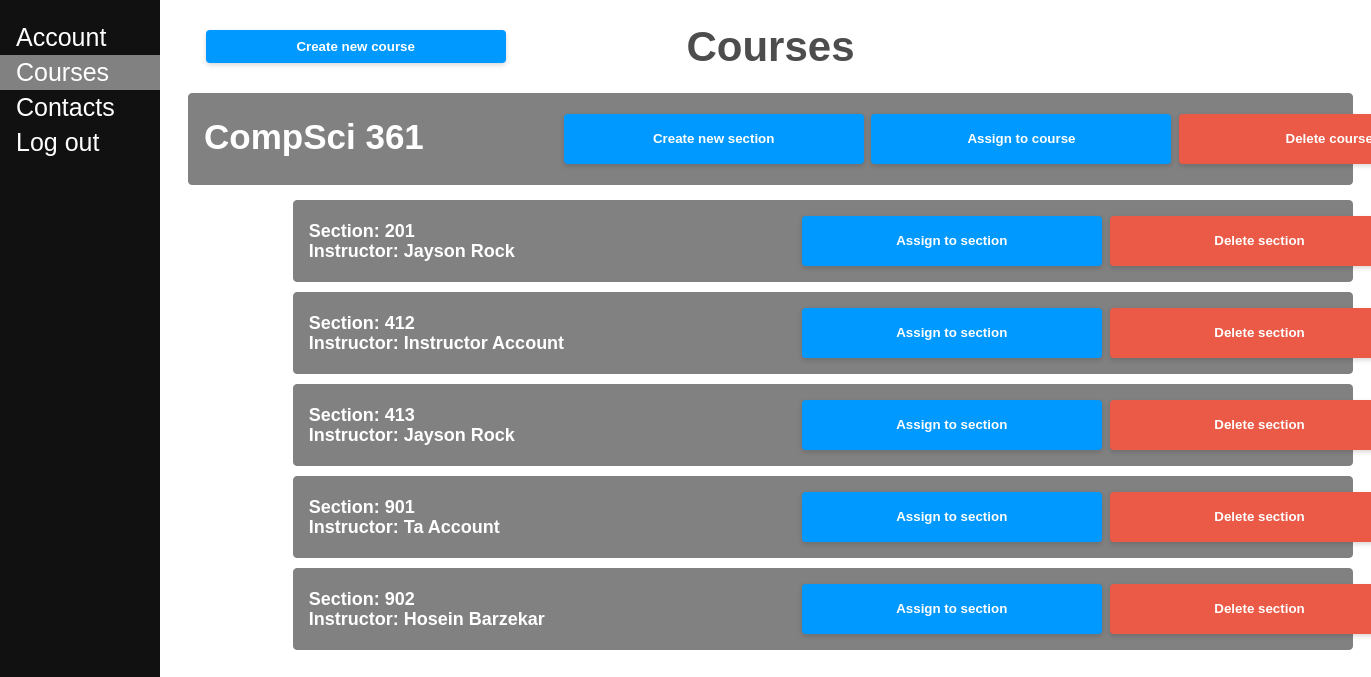
Page /course/ (signed in) on the committed database.
### ourapp/models.py (models this page shows, shortened)
class MyCourse(models.Model):
    name = models.CharField(max_length=100, default=None)
    number = models.IntegerField(default=None)
    people = models.ManyToManyField(MyUser, default=None, blank=True)

class MySection(models.Model):
    course = models.ForeignKey(MyCourse, on_delete=models.CASCADE, default=None)
    number = models.IntegerField(default=None)
    teacher = models.ForeignKey(MyUser, on_delete=models.CASCADE, default=None, null=True, blank=True)

class MyUser(models.Model):
    first_name = models.CharField(max_length=100, default=None)
    last_name = models.CharField(max_length=100, default=None)
    password = models.CharField(max_length=100, default=None)
    address = models.CharField(max_length=100, default=None)
    email = models.EmailField(default=None)
    phone_number = models.CharField(max_length=15, default=None)
    role = models.CharField(max_length=100, default=None, choices=Role.choices)
    skills = models.ManyToManyField(Skill, default=None, blank=True)

### ourapp/views.py (the view, shortened to what this page needs)
# urls.py: path('course/', Course.as_view(), name='course'),
class Course(View):
    def get(self, request):
        ValidSession = validate_session(request)
        if not ValidSession:
            return redirect("/")
        courses = MyCourse.objects.all()
        sections = MySection.objects.all()
        request.session['submitted'] = False
        accounts = MyUser.objects.filter(role__in=['instructor', 'ta'])
        return render(request, "course.html", {"courses": courses, "accounts": accounts, "sections": sections})

### ourapp/helper_methods.py (called while the page is built)
def validate_session(request):
    try:
        key = request.session['name']
    except:
        return False
    return True

### ourapp/templates/course.html (shortened to what this page needs)
<!DOCTYPE html>
<html lang="en">
<head>
    {% load static %}
    <link rel="stylesheet" href="{% static 'styles.css' %}">
</head>
<body>
    <div class="sidenav">
        <a href="/account/">Account</a>
        <a href="/course/" class="current">Courses</a>
        <a href="/contacts/">Contacts</a>
        <a href="/">Log out</a>
    </div>
    <div class="main">
        <section>
            {% if request.session.supervisor %}
                <button class="modButt" id="myBtn">Create new course</button>
            {% endif %}
            <h2>Courses</h2>
            {% for i in courses %}
                <div class="courseBlock">
                    <h1 class="courseName">{{ i.name }} {{ i.number }}</h1>
                    {% if request.session.supervisor %}
                        <div class="assButt">
                            <button class="modButt courseButt secButt">Create new section</button>
                            <button class="modButt courseButt">Assign to course</button>
                            <button class="modButt courseButt delButt">Delete course</button>
                        </div>
                    {% endif %}
                </div>
                {% for j in sections %}
                    {% if j.course == i %}
                        <div class="sectionBlock">
                            <h1 class="sectionName">Section: {{ j.number }}</h1>
                            <h1 class="sectionLead">Instructor: {{ j.teacher.first_name }} {{ j.teacher.last_name }}</h1>
                            {% if request.session.supervisor %}
                                <div class="secButt">
                                    <button class="modButt sectButt">Assign to section</button>
                                    <button class="modButt sectButt delButt">Delete section</button>
                                </div>
                            {% endif %}
                        </div>
                    {% endif %}
                {% endfor %}
            {% endfor %}
        </section>
    </div>
</body>
</html>

### static/styles.css (style rules this page uses)
.modButt { box-shadow: 0px 2px 5px 0px rgb(0 0 0 / 16%); position: absolute; left: 15vw; top: 30px; height: 2.5em; width: 300px; }
a:link { text-decoration: none; }
html { color: #4d4d4d; font-weight: 300; line-height: 1.44em; font-family: sans-serif; }
div { display: block; text-align: center; }
h1 { font-size: 24px; margin-top: 10px; margin-bottom: 25px; }
button { background: #0099FF; width: 100%; color: #FFFFFF; border-radius: 0.3em; display: inline-block; font-weight: bold; padding: 0.6em 1.3em; position: relative; text-decoration: none; border: 0px; }
::placeholder { color: #A8A9AC }
.sidenav { height: 100%; width: 160px; position: fixed; z-index: 1; top: 0; left: 0; background-color: #111111; overflow-x: hidden; padding-top: 20px; }
.sidenav a { padding: 6px 8px 6px 16px; text-decoration: none; text-align: left; font-size: 25px; color: #FFFFFF; display: block; }
.main { margin-left: 170px; font-size: 28px; padding: 0px 10px; }
.current { background-color: #818181; color: #111; }
.courseBlock { background-color: #818181; color: #FFFFFF; padding: 15px; margin-bottom: 15px; border: 1px solid #818181; border-radius: 4px; height: 60px; line-height: 35px; }
.courseName { text-align: left; font-size: 35px; }
.assButt { position: relative; bottom: 95px; right: -4%; }
.courseButt { color: #FFFFFF; height: 50px; position: relative; }
.delButt { background-color: #EB5A46; }
.sectionBlock { background-color: #818181; position: relative; margin-left: auto; margin-right: 0; color: #FFFFFF; width: 75vw; height: 50px; padding: 15px; margin-bottom: 10px; border: 1px solid #818181; border-radius: 4px; line-height: 10px; }
.sectionName { text-align: left; font-size: 18px; margin-bottom: 10px; }
.sectionLead { text-align: left; font-size: 18px; }
.secButt { position: relative; bottom: 95px; z-index: 0; right: -7.5%; }
.sectButt { position: relative; height: 50px; }

### rows in the picture
MyCourse: name "CompSci", number "361"
MySection: number "201", teacher.first_name "Jayson", teacher.last_name "Rock"
MySection: number "412", teacher.first_name "Instructor", teacher.last_name "Account"
MySection: number "413", teacher.first_name "Jayson", teacher.last_name "Rock"
MySection: number "901", teacher.first_name "Ta", teacher.last_name "Account"
MySection: number "902", teacher.first_name "Hosein", teacher.last_name "Barzekar"
